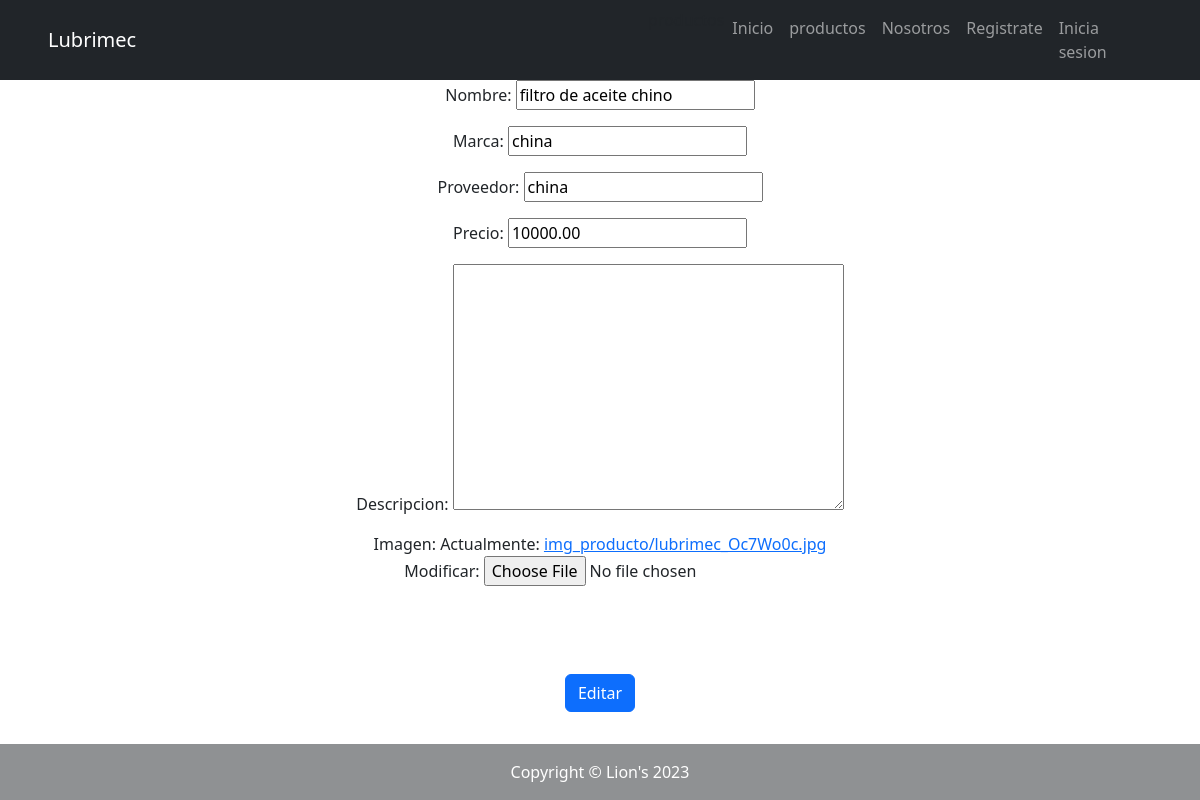
Screenshot of /productos/update/filtro de aceite chino/ with the database file from the repository.
### apps/productos/models.py (models this page shows, shortened)
class ProductoModel(models.Model):
    nombre= models.CharField(max_length=250, blank=False, null=False)
    marca= models.CharField(max_length=250, blank=False, null=False,)
    proveedor= models.CharField(max_length=250, blank=False, null=False,)
    precio= models.DecimalField(max_digits=10, decimal_places=2, default=0,)
    descripcion= models.TextField(max_length=250, blank=True, null=True,)
    imagen= models.ImageField(upload_to= "img_producto", blank= False, null= False)

### apps/productos/views.py (the view)
# urls.py: path("productos/update/<NameProducto>/", views.ProductoUpdate, name= "UpdateProducto"),
def ProductoUpdate(request, NameProducto):
    product= models.ProductoModel.objects.get(nombre= NameProducto)
    if request.method == "POST":
        form= forms.ProductoForms(request.POST, request.FILES)
        if form.is_valid():
            info= form.cleaned_data
            product.nombre= info['nombre']
            product.marca= info['marca']
            product.proveedor= info['proveedor']
            product.precio= info['precio']
            product.descripcion= info['descripcion']
            product.imagen= info['imagen']
            product.save()
            return render(request, "home/index.html")
    else:
        form= forms.ProductoForms(initial={'nombre': product.nombre, 'marca': product.marca, 'proveedor': product.proveedor,
        'precio': product.precio, 'descripcion': product.descripcion, 'imagen': product.imagen})
    return render(request, "productos/EditarProducto.html", {"form_edit": form, "NameProducto": NameProducto})

### apps/productos/forms.py
class ProductoForms(forms.ModelForm):
    class Meta:
        verbose_name= 'producto'
        verbose_name_plural= 'productos'
        model= ProductoModel
        fields= '__all__'

### apps/productos/templates/productos/EditarProducto.html (shortened to what this page needs)
{% extends 'home/index.html' %}
{% block CONTENIDO_INDEX %}
    <div class="container text-center">
        <form method="POST" enctype="multipart/form-data">
            <table class="container text-center form-control-lg">
                {{ form_edit.as_p }}
            </table>
            <button type="submit" class="my-4 btn btn-primary">Editar</button>
        </form>
    </div>
{% endblock CONTENIDO_INDEX %}

### rows the page displays
ProductoModel: nombre "filtro de aceite chino", marca "china", proveedor "china", precio "10000.00"
